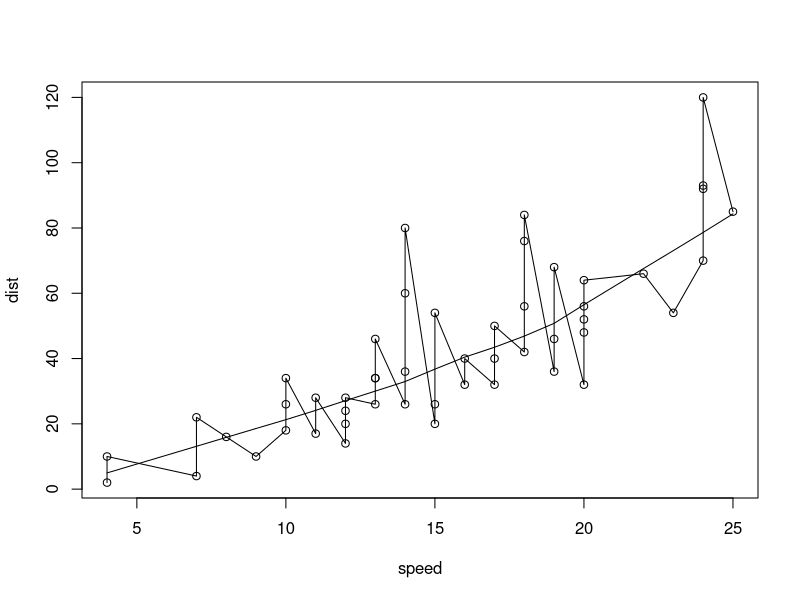
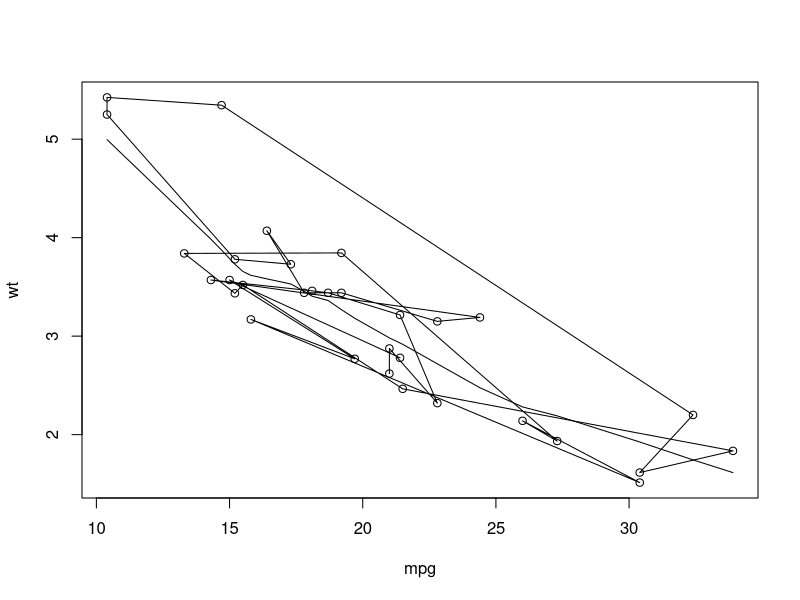
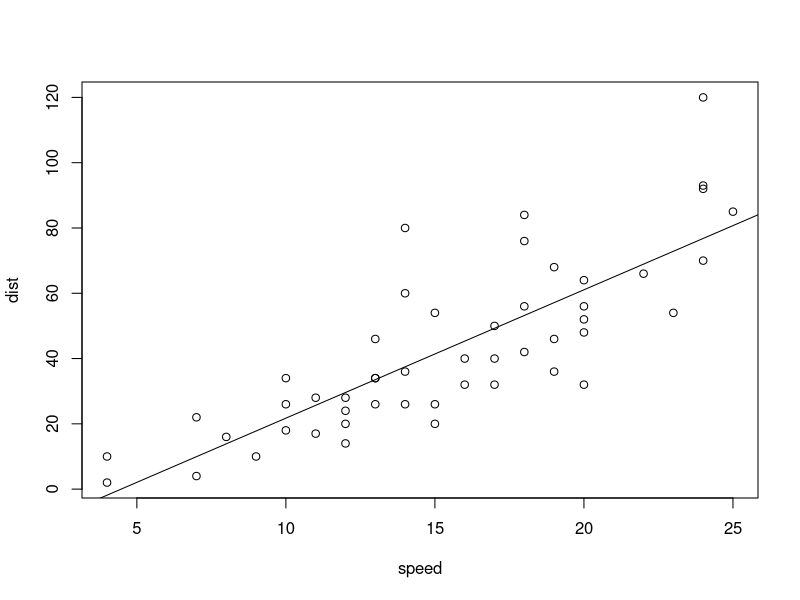
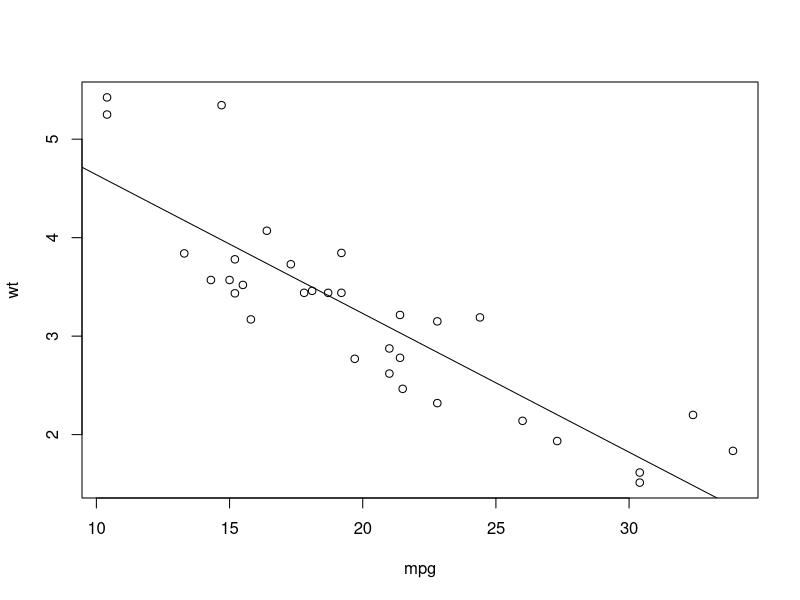

Write the R code that produced these figures, in order.
# ---------- Pearson 상관계수 / 상관분석 ----------

require(stats)
View(cars)
dim(cars)
plot(cars)
lines(cars)
# lowess() 함수 : Scatter Plot을 smoothing해주는 함수이다.
lines(lowess(cars))

# 상관계수 도출
cor(cars$speed,cars$dist)
cor(cars$dist, cars$speed)

# Pearson 상관분석, 귀무가설 : 모집단 상관계수(ρ) = 0
cor.test(cars$speed,cars$dist)
# 결과 해석 : p-value < 0.05이므로, 귀무가설을 기각한다. 양의 상관관계를 가진다.

# mtcars 이용
a = mtcars
a = a[, c("mpg", "wt")]
class(a$wt) ; class(a$mpg)
View(a)
plot(a)
lines(a)
lines(lowess(a))
cor(a$mpg,a$wt)
cor.test(a$mpg,a$wt)

# ---------- 선형회귀 분석 ----------
View(cars)
res = lm(dist~speed,data=cars) # lm = linear regression model
plot(dist ~ speed, data = cars)
summary(res)# 65%
abline(res)

plot(wt ~ mpg, data = mtcars)
res = lm(wt ~ mpg, data = mtcars)
summary(res)
# 결과 해석 : p-value 3개 도출됨, 첫번째는 bias의 p-value, 두번째는 
# weight의 p-value, 세번째는 해당 회귀모델의 p-value임. 
# 결정계수 Multiple R-squared = 0.7528, 75%의 영향력이 있음.
# Multiple R-squared의 값과 Adjusted R-squared의 값의
# 차이가 크면, 모델이 Overfitting된 것임.
abline(res) # 선형회귀 직선 그래프에 표시.
